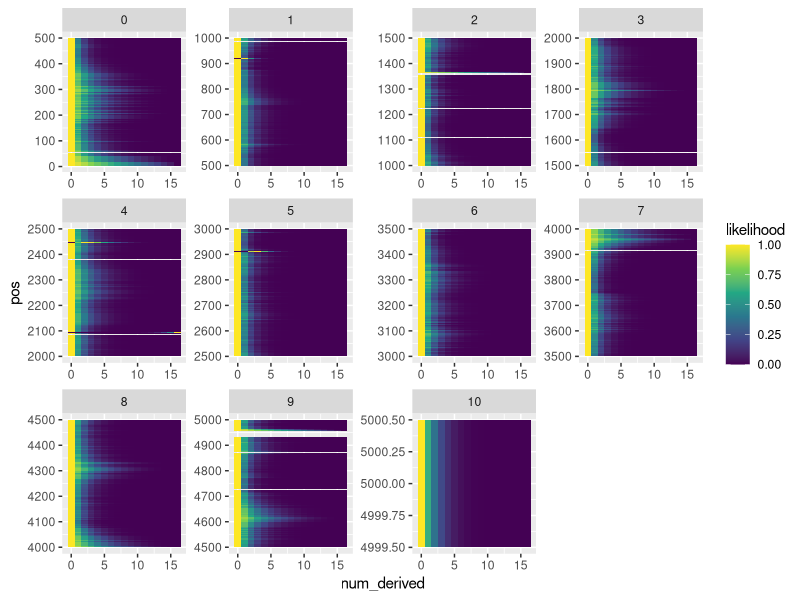

Generate this figure with R: (Note: this script raises an error after producing the figure.)
## ---- chunk 1
4e6 * 17 * 4 / 1e6
## ---- chunk 2
#| message: false
#| fig-width: 12
#| fig-height: 20
library(tidyverse)

# read in the file
saf <- read_tsv("extras/inputs/fall-first-5k.tsv", col_names = FALSE)
names(saf) <- c("chrom", "pos", 0:16)

# get a version that is not on the log scale
exp_saf <- saf %>% mutate(across(.cols = `0`:`16`, .fns = exp))

# try plotting the natural scale one
saf_long <- exp_saf %>%
  pivot_longer(cols = -c(chrom, pos), names_to = "num_derived", values_to = "likelihood") %>%
  mutate(num_derived = as.integer(num_derived))

ggplot(saf_long) +
  geom_tile(aes(x = num_derived, y = pos, fill = likelihood)) + 
  facet_wrap(~ as.integer(pos / 500), scales = "free") +
  scale_fill_viridis_c()
## ---- chunk 3
#| fig-height: 10
#| fig-width: 10
files <- dir(
  path = c(
    "extras/lcwgs-pw-fst-results/one_d_realSFS",
    "extras/lcwgs-pw-fst-results/one_d_winsfs"
  ),
  full.names = TRUE
)
names(files) <- files

big_tibble <- lapply(
  files, 
  function(x) {
    lines <- read_lines(x)
    counts = as.numeric(str_split(lines[length(lines)], pattern = " +")[[1]])
    counts <- counts[!is.na(counts)]
    tibble(
      num_derived = 0:16,
      count = counts
    )
  }) %>%
  bind_rows(.id = "file") %>%
  extract(
    file,
    into = c("method", "chrom", "ecotype"),
    regex = "^.*one_d_([a-zA-Z]+)/(.+)---(.+)\\.ml"
  )

# remove the 0 category, cuz it be huge, then plot
big_tibble %>%
  filter(num_derived > 0) %>%
  ggplot(aes(x = num_derived, y = count, fill = ecotype)) +
  geom_col() + 
  facet_grid(chrom ~ ecotype + method)
  
## ---- chunk 4
#| warnings: false
windows <- read_table(
  "extras/lcwgs-pw-fst-results/summarized/sliding_window_fst/Fall--x--Spring--size-30000--step-5000.tsv",
  col_names = FALSE,
  skip = 2) %>%
  filter(!str_detect(X1, "region")) %>%
  rename(
    chrom = X2,
    window_mid = X3,
    Fst = X5
  )

ggplot(windows, aes(x = window_mid, y = Fst)) +
  geom_point(size = 0.2) +
  facet_wrap(~ chrom)
## ---- chunk 5
#| fig-height: 10
#| fig-width: 10
files <- dir(
  path = c(
    "extras/lcwgs-pw-fst-results/NC_037122.1f5t9/winsfs",
    "extras/lcwgs-pw-fst-results/NC_037123.1f10t14/winsfs",
    "extras/lcwgs-pw-fst-results/NC_037124.1f8t16/winsfs",
    "extras/lcwgs-pw-fst-results/NC_037125.1f20t24/winsfs"
  ),
  full.names = TRUE
)
names(files) <- files

big_tibble <- lapply(
  files, 
  function(x) {
    lines <- read_lines(x)
    counts = as.numeric(str_split(lines[length(lines)], pattern = " +")[[1]])
    counts <- counts[!is.na(counts)]
    tibble(
      num_derived_Fall = rep(0:16, 17),
      num_derived_Spring = rep(0:16, each = 17),
      count = counts
    )
  }) %>%
  bind_rows(.id = "file") %>%
  extract(
    file,
    into = c("chrom"),
    regex = "^.*(NC_[^/]+)/.+$"
  )

# remove the 0 category, cuz it be huge, then plot
big_tibble %>%
  filter(num_derived_Fall > 0 & num_derived_Spring > 0) %>%
  ggplot(aes(x = num_derived_Fall, y = num_derived_Spring, fill = count)) +
  geom_tile() + 
  facet_wrap(~ chrom) +
  scale_fill_viridis_c(trans="log10")
  
